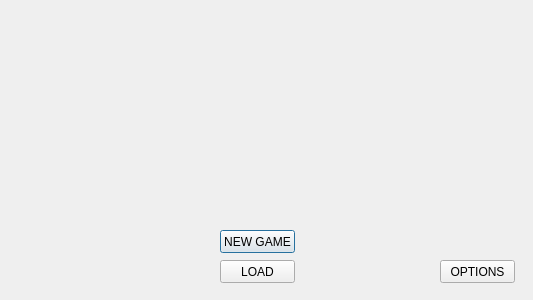
<?xml version="1.0" encoding="UTF-8"?>
<ui version="4.0">
 <class>TitleScreen</class>
 <widget class="QDialog" name="TitleScreen">
  <property name="geometry">
   <rect>
    <x>0</x>
    <y>0</y>
    <width>533</width>
    <height>300</height>
   </rect>
  </property>
  <property name="minimumSize">
   <size>
    <width>533</width>
    <height>300</height>
   </size>
  </property>
  <property name="maximumSize">
   <size>
    <width>533</width>
    <height>300</height>
   </size>
  </property>
  <property name="windowTitle">
   <string>RPG</string>
  </property>
  <widget class="QPushButton" name="pushButton">
   <property name="geometry">
    <rect>
     <x>220</x>
     <y>230</y>
     <width>75</width>
     <height>23</height>
    </rect>
   </property>
   <property name="text">
    <string>NEW GAME</string>
   </property>
  </widget>
  <widget class="QPushButton" name="pushButton_2">
   <property name="geometry">
    <rect>
     <x>220</x>
     <y>260</y>
     <width>75</width>
     <height>23</height>
    </rect>
   </property>
   <property name="text">
    <string>LOAD</string>
   </property>
  </widget>
  <widget class="QPushButton" name="pushButton_3">
   <property name="geometry">
    <rect>
     <x>440</x>
     <y>260</y>
     <width>75</width>
     <height>23</height>
    </rect>
   </property>
   <property name="text">
    <string>OPTIONS</string>
   </property>
  </widget>
  <widget class="QLabel" name="label">
   <property name="geometry">
    <rect>
     <x>20</x>
     <y>10</y>
     <width>491</width>
     <height>211</height>
    </rect>
   </property>
   <property name="text">
    <string/>
   </property>
   <property name="pixmap">
    <pixmap>../../../Pictures/GameTitle.jpg</pixmap>
   </property>
   <property name="scaledContents">
    <bool>true</bool>
   </property>
  </widget>
 </widget>
 <layoutdefault spacing="6" margin="11"/>
 <resources/>
 <connections/>
</ui>
